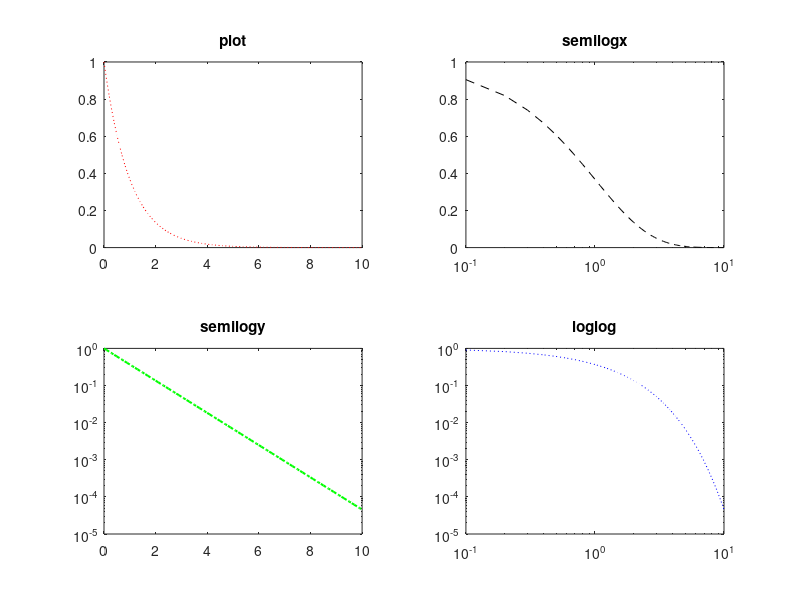

MATLAB code to generate this figure:
x=0:0.1:10;
y=exp(-x);
figure;
subplot(2,2,1);plot(x,y,':r');title('plot')
subplot(2,2,2);semilogx(x,y,'--k');title('semilogx')
subplot(2,2,3);semilogy(x,y,'-.g','LineWidth',1.5);title('semilogy')
subplot(2,2,4);loglog(x,y,':b','LineWidth',0.5);title('loglog')
